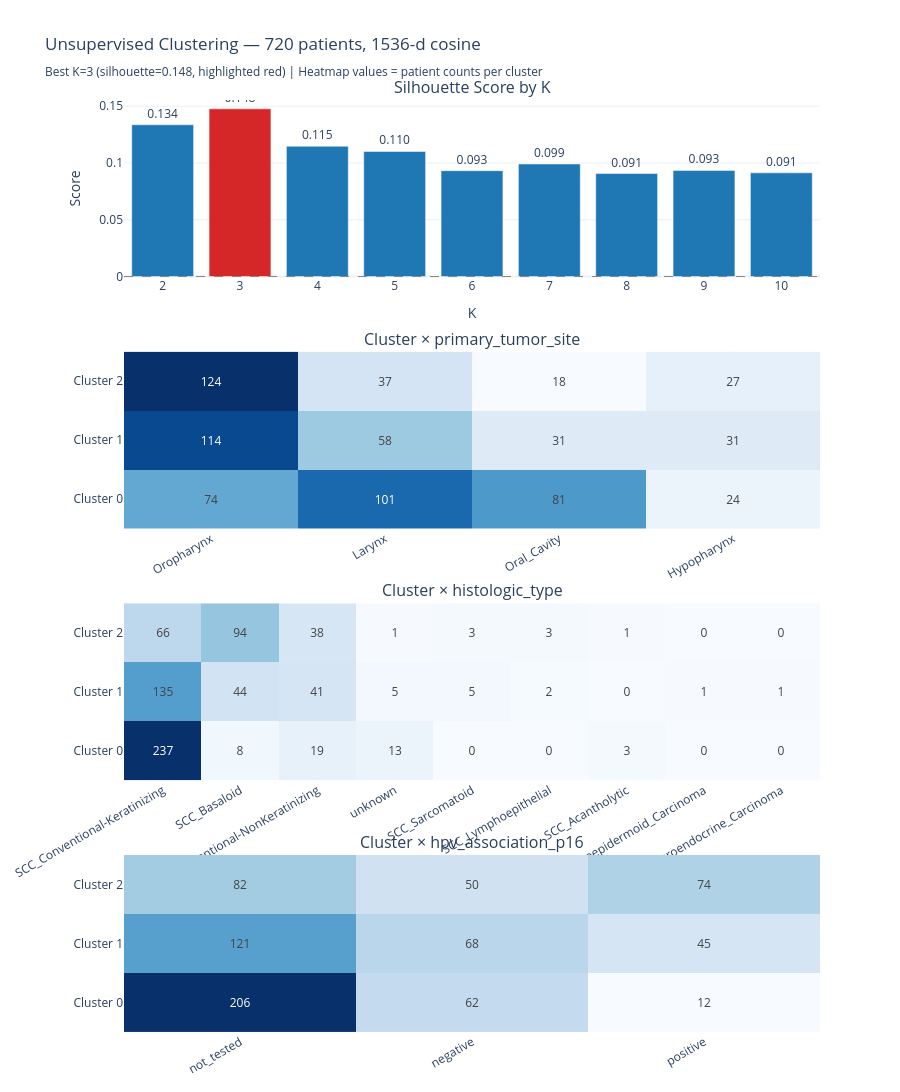

Notebook cell for this chart:
### Markdown cell above
## Unsupervised Clustering in 1536-d Embedding Space

Sweeps K=2..10, clustering patients by their ABMIL-aggregated 1536-d embeddings (one vector per patient). The best K's labels are cross-tabulated against clinical metadata to reveal what structure the embeddings actually organise by.

Silhouette scores here are computed in the original embedding space — not on UMAP coordinates — so they are consistent with the diagnostics in `embedding-quality-diagnostics`. Given the near-zero scores seen there, expect weak cluster structure. Use the cross-tabulation heatmap to identify any dominant clinical signal within the best-K clusters, then apply that as a metadata filter in the cells below.

> **Algorithm note**: `cluster_embeddings` uses exact `KMeans` on L2-normalised embeddings (not `MiniBatchKMeans`). This is valid for cosine-oriented clustering because on the unit sphere, minimizing Euclidean distance is equivalent to maximizing cosine similarity — `‖u−v‖² = 2 − 2·cos(u,v)` when `‖u‖=‖v‖=1` — so standard KMeans centroids optimise the same objective as spherical KMeans. At ~720 patients the matrix is ~4 MB — exact KMeans is fast and gives fully deterministic results with a fixed seed. `MiniBatchKMeans` is used in `composition-k-sweep` because that sweep operates on hundreds of thousands of patch vectors where the mini-batch approximation is the practical choice. The two algorithms are not interchangeable here: using `MiniBatchKMeans` on 720 points would trade reproducibility for no meaningful speed gain.

### Code cell
# unsupervised-clustering

silhouette_df, cluster_df = cluster_embeddings(
    embeddings,
    metadata_df,
    k_range=range(2, 11),
    cross_tabulate_cols=["primary_tumor_site", "histologic_type", "hpv_association_p16"],
    verbose=False
)

plot_clustering_results(
    silhouette_df,
    cluster_df,
    cross_tabulate_cols=["primary_tumor_site", "histologic_type", "hpv_association_p16"],
).show()

### Figure 1 — Plotly figure (JSON) as saved in the notebook; plotly's stock layout.template omitted (floating-point values rounded to 4 significant figures)
{"data": [{"marker": {"color": ["#1f77b4", "#d62728", "#1f77b4", "#1f77b4", "#1f77b4", "#1f77b4", "#1f77b4", "#1f77b4", "#1f77b4"]}, "name": "Silhouette", "showlegend": false, "text": ["0.134", "0.148", "0.115", "0.110", "0.093", "0.099", "0.091", "0.093", "0.091"], "textposition": "outside", "type": "bar", "x": ["2", "3", "4", "5", "6", "7", "8", "9", "10"], "xaxis": "x", "y": [0.1336, 0.1476, 0.1147, 0.1101, 0.0932, 0.0991, 0.0907, 0.0934, 0.0913], "yaxis": "y"}, {"colorscale": [[0, "rgb(247,251,255)"], [0.125, "rgb(222,235,247)"], [0.25, "rgb(198,219,239)"], [0.375, "rgb(158,202,225)"], [0.5, "rgb(107,174,214)"], [0.625, "rgb(66,146,198)"], [0.75, "rgb(33,113,181)"], [0.875, "rgb(8,81,156)"], [1, "rgb(8,48,107)"]], "hovertemplate": "Cluster %{y}<br>%{x}: %{z} patients<extra></extra>", "showscale": false, "text": [[74, 101, 81, 24], [114, 58, 31, 31], [124, 37, 18, 27]], "texttemplate": "%{text}", "type": "heatmap", "x": ["Oropharynx", "Larynx", "Oral_Cavity", "Hypopharynx"], "xaxis": "x2", "y": ["Cluster 0", "Cluster 1", "Cluster 2"], "yaxis": "y2", "z": [[74, 101, 81, 24], [114, 58, 31, 31], [124, 37, 18, 27]]}, {"colorscale": [[0, "rgb(247,251,255)"], [0.125, "rgb(222,235,247)"], [0.25, "rgb(198,219,239)"], [0.375, "rgb(158,202,225)"], [0.5, "rgb(107,174,214)"], [0.625, "rgb(66,146,198)"], [0.75, "rgb(33,113,181)"], [0.875, "rgb(8,81,156)"], [1, "rgb(8,48,107)"]], "hovertemplate": "Cluster %{y}<br>%{x}: %{z} patients<extra></extra>", "showscale": false, "text": [[237, 8, 19, 13, 0, 0, 3, 0, 0], [135, 44, 41, 5, 5, 2, 0, 1, 1], [66, 94, 38, 1, 3, 3, 1, 0, 0]], "texttemplate": "%{text}", "type": "heatmap", "x": ["SCC_Conventional-Keratinizing", "SCC_Basaloid", "SCC_Conventional-NonKeratinizing", "unknown", "SCC_Sarcomatoid", "SCC_Lymphoepithelial", "SCC_Acantholytic", "Mucoepidermoid_Carcinoma", "Neuroendocrine_Carcinoma"], "xaxis": "x3", "y": ["Cluster 0", "Cluster 1", "Cluster 2"], "yaxis": "y3", "z": [[237, 8, 19, 13, 0, 0, 3, 0, 0], [135, 44, 41, 5, 5, 2, 0, 1, 1], [66, 94, 38, 1, 3, 3, 1, 0, 0]]}, {"colorscale": [[0, "rgb(247,251,255)"], [0.125, "rgb(222,235,247)"], [0.25, "rgb(198,219,239)"], [0.375, "rgb(158,202,225)"], [0.5, "rgb(107,174,214)"], [0.625, "rgb(66,146,198)"], [0.75, "rgb(33,113,181)"], [0.875, "rgb(8,81,156)"], [1, "rgb(8,48,107)"]], "hovertemplate": "Cluster %{y}<br>%{x}: %{z} patients<extra></extra>", "showscale": false, "text": [[206, 62, 12], [121, 68, 45], [82, 50, 74]], "texttemplate": "%{text}", "type": "heatmap", "x": ["not_tested", "negative", "positive"], "xaxis": "x4", "y": ["Cluster 0", "Cluster 1", "Cluster 2"], "yaxis": "y4", "z": [[206, 62, 12], [121, 68, 45], [82, 50, 74]]}], "layout": {"annotations": [{"font": {"size": 16}, "showarrow": false, "text": "Silhouette Score by K", "x": 0.5, "xanchor": "center", "xref": "paper", "y": 1, "yanchor": "bottom", "yref": "paper"}, {"font": {"size": 16}, "showarrow": false, "text": "Cluster × primary_tumor_site", "x": 0.5, "xanchor": "center", "xref": "paper", "y": 0.73, "yanchor": "bottom", "yref": "paper"}, {"font": {"size": 16}, "showarrow": false, "text": "Cluster × histologic_type", "x": 0.5, "xanchor": "center", "xref": "paper", "y": 0.46, "yanchor": "bottom", "yref": "paper"}, {"font": {"size": 16}, "showarrow": false, "text": "Cluster × hpv_association_p16", "x": 0.5, "xanchor": "center", "xref": "paper", "y": 0.19, "yanchor": "bottom", "yref": "paper"}], "height": 1140, "margin": {"b": 60, "t": 100}, "shapes": [{"line": {"color": "gray", "dash": "dash", "width": 1}, "type": "line", "x0": 0, "x1": 1, "xref": "x domain", "y0": 0, "y1": 0, "yref": "y"}], "title": {"text": "Unsupervised Clustering — 720 patients, 1536-d cosine<br><sub>Best K=3 (silhouette=0.148, highlighted red) | Heatmap values = patient counts per cluster</sub>"}, "xaxis": {"anchor": "y", "domain": [0, 1], "title": {"text": "K"}}, "xaxis2": {"anchor": "y2", "domain": [0, 1], "tickangle": -30}, "xaxis3": {"anchor": "y3", "domain": [0, 1], "tickangle": -30}, "xaxis4": {"anchor": "y4", "domain": [0, 1], "tickangle": -30}, "yaxis": {"anchor": "x", "domain": [0.81, 1], "title": {"text": "Score"}}, "yaxis2": {"anchor": "x2", "domain": [0.54, 0.73]}, "yaxis3": {"anchor": "x3", "domain": [0.27, 0.46]}, "yaxis4": {"anchor": "x4", "domain": [0, 0.19]}}}
